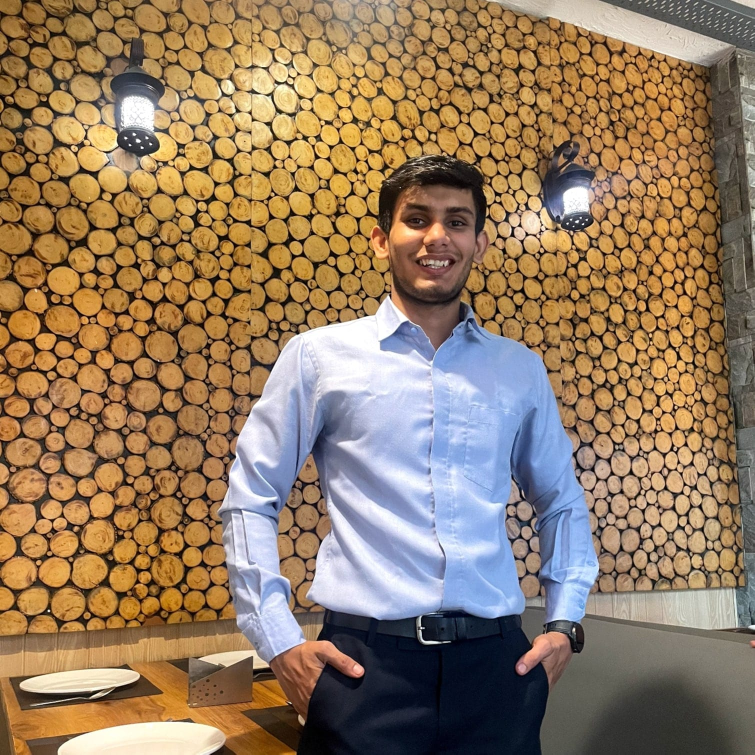
#> input picture tarun.jpeg, 1509 x 1509 px (shown at 1/2 size)
$ python opencv_Day_22.py
#> lines starting #> are read from the running program, lines starting #| are printed output that depends on the picture
import numpy as np
import cv2

# Function to handle trackbar changes (does nothing in this case)
def nothing(x):
    pass

# Create a named window for trackbars
cv2.namedWindow('trackbar')

# Create trackbars to adjust the threshold values for the Canny edge detector
cv2.createTrackbar('threshold_value_1', 'trackbar', 0, 200, nothing)
cv2.createTrackbar('threshold_value_2', 'trackbar', 0, 500, nothing)

# Infinite loop to continuously update the Canny edge detection result based on trackbar values
while True:
    # Read the input image in grayscale and resize it
    img = cv2.imread('tarun.jpeg', cv2.IMREAD_GRAYSCALE)
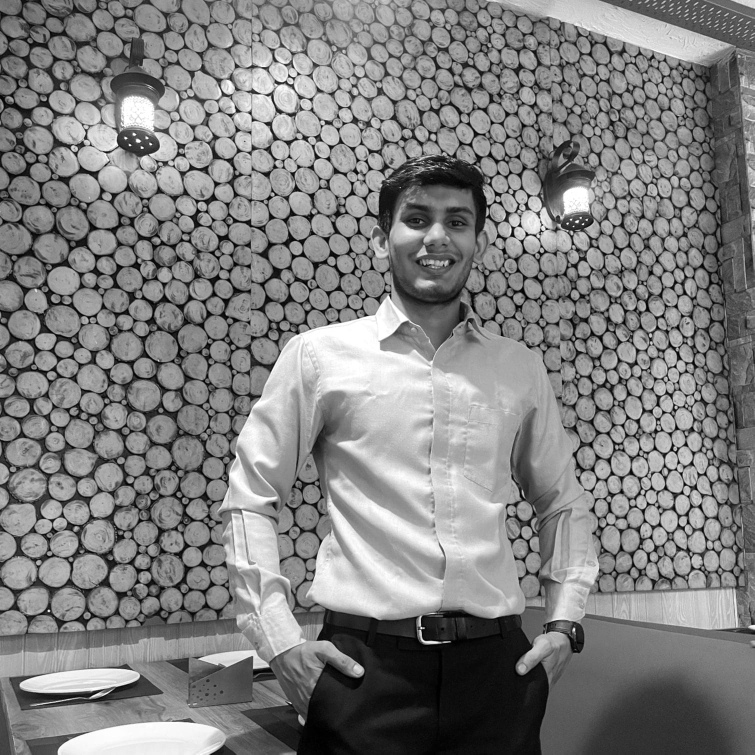
#> img: shape (1509, 1509) (shown at 1/2 size); min 0, max 255, mean 127.8
    img = cv2.resize(img, (400, 400))
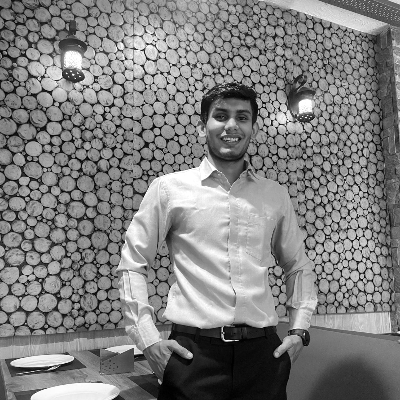
#> img: shape (400, 400); min 0, max 255, mean 127.7

    # Get the current positions of the trackbars
    l = cv2.getTrackbarPos('threshold_value_1', 'trackbar')
    h = cv2.getTrackbarPos('threshold_value_2', 'trackbar')

    # Apply Canny edge detection with the current trackbar values
    canny = cv2.Canny(img, l, h)
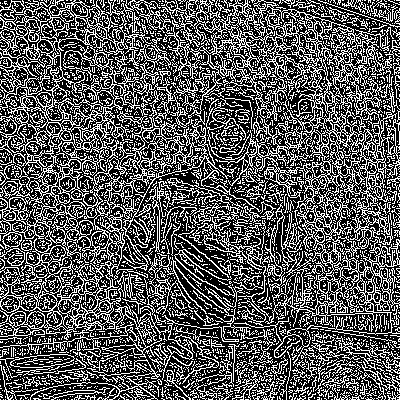
#> canny: shape (400, 400); 34.9% white in thin lines or dots

    # Display the Canny edge detection result
    cv2.imshow('trackbar', canny)

    # Check for key press events
    key = cv2.waitKey(1)
#> (key Esc is pressed here)

    # Break the loop if the 'Esc' key is pressed
    if key == 27:
        break

# Destroy all OpenCV windows
cv2.destroyAllWindows()

$ run again, with nitin.jpeg copied over tarun.jpeg
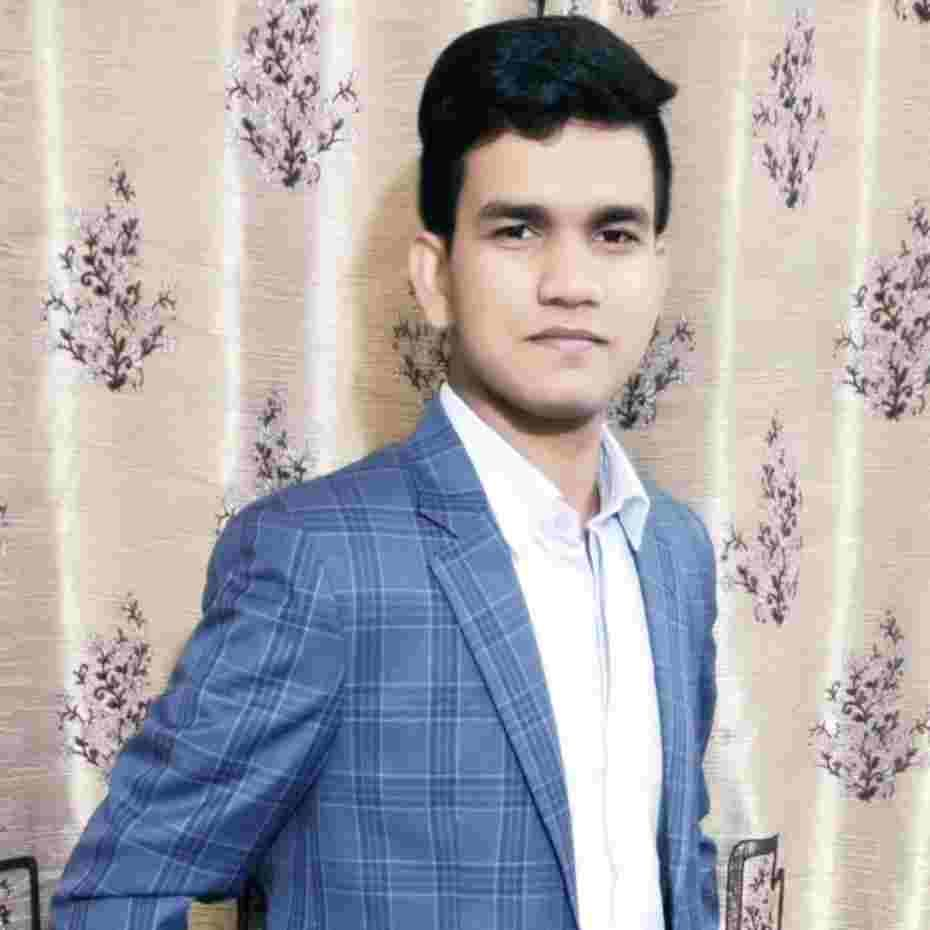
#> input picture nitin.jpeg, 930 x 930 px
#> `img = cv2.imread('tarun.jpeg', cv2.IMREAD_GRAYSCALE)`:
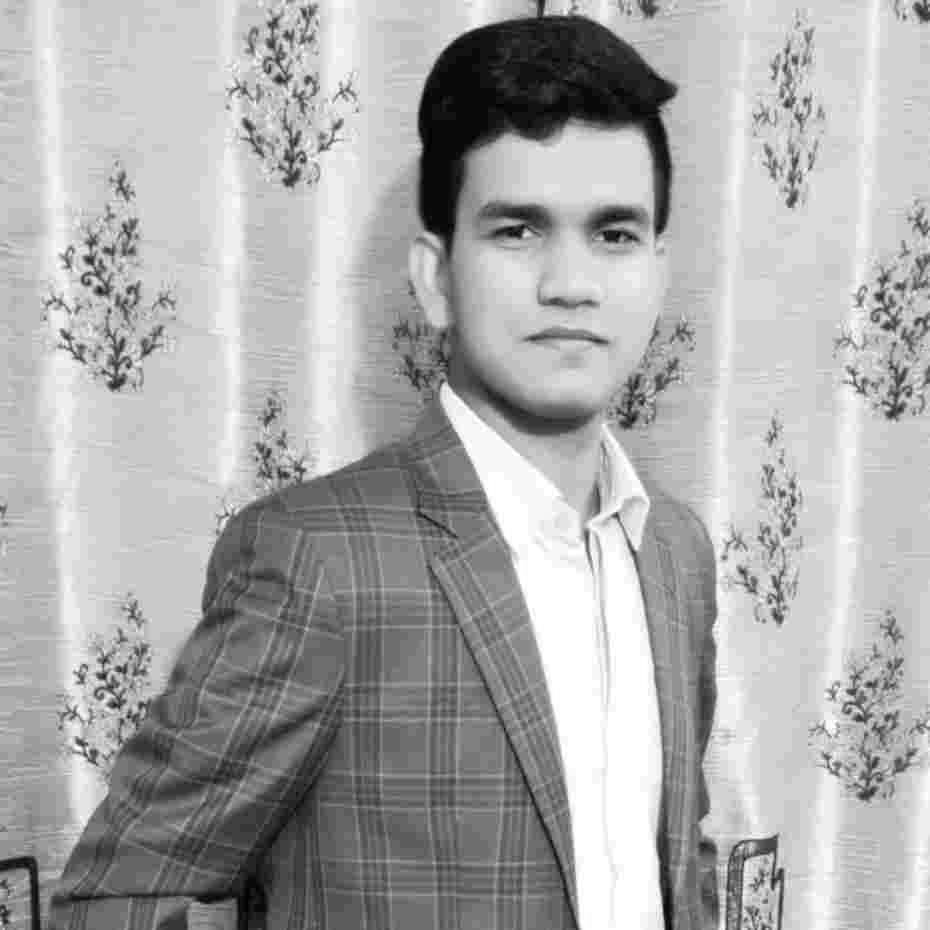
#> img: shape (930, 930); min 0, max 255, mean 170.7
#> `canny = cv2.Canny(img, l, h)`:
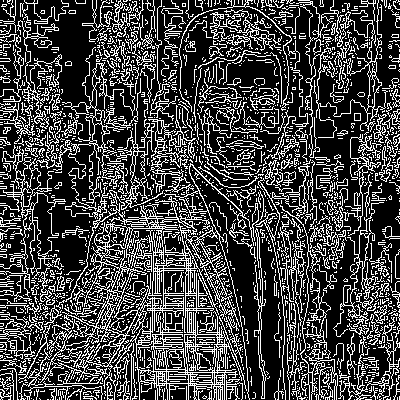
#> canny: shape (400, 400); 26.8% white in thin lines or dots

$ run again, with sample.jpeg copied over tarun.jpeg
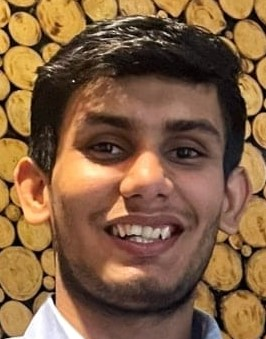
#> input picture sample.jpeg, 266 x 339 px
#> `img = cv2.resize(img, (400, 400))`:
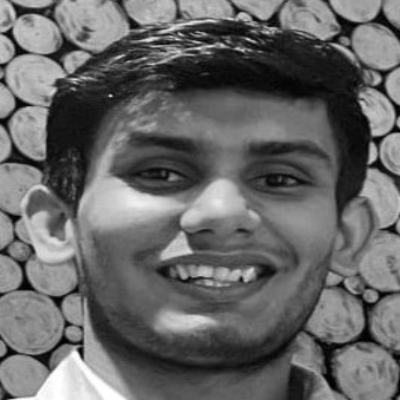
#> img: shape (400, 400); min 0, max 255, mean 102.9
#> `canny = cv2.Canny(img, l, h)`:
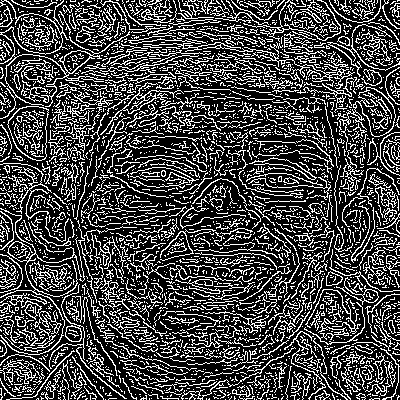
#> canny: shape (400, 400); 27.4% white in thin lines or dots
